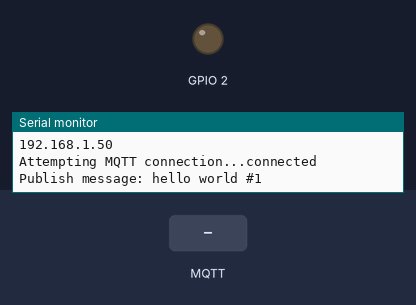
A sketch run on a simulated ESP8266 (NodeMCU). Parts: output pins drawn as LEDs (lit = HIGH), the last lines printed to the serial monitor. Inputs (shaded band) come from the test bench. WiFi joins after 1.5 s; servers stay silent unless stated; random numbers use the default seed unless the sketch sets one; no MQTT or app messages arrive unless stated.

Above: at 2.7 s.
2.8 s: MQTT message "0" arrives on the first subscribed topic
At 3.4 s:
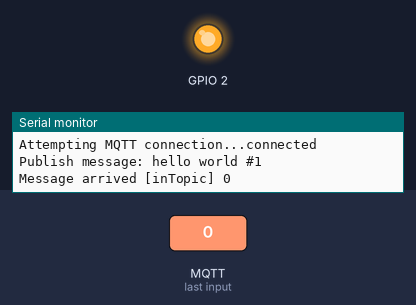
4.3 s: MQTT message "1" arrives on the first subscribed topic
At 4.6 s:
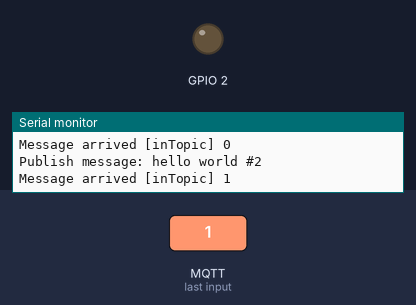
5.8 s: MQTT message "2" arrives on the first subscribed topic
At 6.9 s:
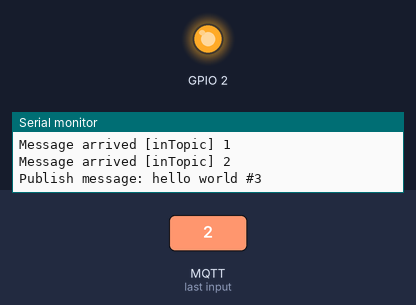
Timing chart, 0 to 8.8 s (numbered marks = the images above; inputs shaded):
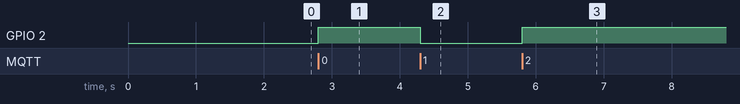

The sketch:

nodemcu_mqtt1.ino
```cpp
#include <ESP8266WiFi.h>
#include <PubSubClient.h>

// Update these with values suitable for your network.

const char* ssid = "Smithers (StayAbode)";
const char* password = "WaylonJunior!";
const char* mqtt_server = "172.16.21.175";

WiFiClient espClient;
PubSubClient client(espClient);
long lastMsg = 0;
char msg[50];
int value = 0;

void setup_wifi() {

  delay(10);
  // We start by connecting to a WiFi network
  Serial.println();
  Serial.print("Connecting to ");
  Serial.println(ssid);

  WiFi.begin(ssid, password);

  while (WiFi.status() != WL_CONNECTED) {
    delay(500);
    Serial.print(".");
  }

  randomSeed(micros());

  Serial.println("");
  Serial.println("WiFi connected");
  Serial.println("IP address: ");
  Serial.println(WiFi.localIP());
}

void callback(char* topic, byte* payload, unsigned int length) {
  Serial.print("Message arrived [");
  Serial.print(topic);
  Serial.print("] ");
  for (int i = 0; i < length; i++) {
    Serial.print((char)payload[i]);
  }
  Serial.println();

  // Switch on the LED if an 1 was received as first character
  if ((char)payload[0] == '1') {
    digitalWrite(BUILTIN_LED, LOW);   // Turn the LED on (Note that LOW is the voltage level
    // but actually the LED is on; this is because
    // it is active low on the ESP-01)
  } else {
    digitalWrite(BUILTIN_LED, HIGH);  // Turn the LED off by making the voltage HIGH
  }

}

void reconnect() {
  // Loop until we're reconnected
  while (!client.connected()) {
    Serial.print("Attempting MQTT connection...");
    // Create a random client ID
    String clientId = "ESP8266Client-";
    clientId += String(random(0xffff), HEX);
    // Attempt to connect
    if (client.connect(clientId.c_str())) {
      Serial.println("connected");
      // Once connected, publish an announcement...
      client.publish("outTopic", "hello world");
      // ... and resubscribe
      client.subscribe("inTopic");
    } else {
      Serial.print("failed, rc=");
      Serial.print(client.state());
      Serial.println(" try again in 5 seconds");
      // Wait 5 seconds before retrying
      delay(5000);
    }
  }
}

void setup() {
  pinMode(BUILTIN_LED, OUTPUT);     // Initialize the BUILTIN_LED pin as an output
  Serial.begin(115200);
  setup_wifi();
  client.setServer(mqtt_server, 1883);
  client.setCallback(callback);
}

void loop() {

  if (!client.connected()) {
    reconnect();
  }
  client.loop();

  long now = millis();
  if (now - lastMsg > 2000) {
    lastMsg = now;
    ++value;
    snprintf (msg, 50, "hello world #%ld", value);
    Serial.print("Publish message: ");
    Serial.println(msg);
    client.publish("outTopic", msg);
  }
}
```

Measured:
- after the input at 2.8 s, GPIO 2: LOW → HIGH at once
- after the input at 4.3 s, GPIO 2: HIGH → LOW at once
- after the input at 5.8 s, GPIO 2: LOW → HIGH at once
